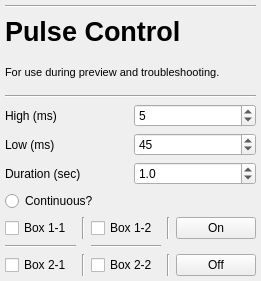
     <widget class="QWidget" name="verticalLayoutWidget_6">
      <property name="geometry">
       <rect>
        <x>640</x>
        <y>180</y>
        <width>261</width>
        <height>281</height>
       </rect>
      </property>
      <layout class="QVBoxLayout" name="layout_pulseControl">
       <property name="sizeConstraint">
        <enum>QLayout::SetDefaultConstraint</enum>
       </property>
       <property name="leftMargin">
        <number>5</number>
       </property>
       <property name="topMargin">
        <number>5</number>
       </property>
       <property name="rightMargin">
        <number>5</number>
       </property>
       <property name="bottomMargin">
        <number>5</number>
       </property>
       <item>
        <widget class="Line" name="line_16">
         <property name="orientation">
          <enum>Qt::Horizontal</enum>
         </property>
        </widget>
       </item>
       <item>
        <widget class="QLabel" name="label_pulse_control">
         <property name="font">
          <font>
           <pointsize>20</pointsize>
           <weight>75</weight>
           <italic>false</italic>
           <bold>true</bold>
           <underline>false</underline>
           <strikeout>false</strikeout>
           <kerning>true</kerning>
          </font>
         </property>
         <property name="text">
          <string>Pulse Control</string>
         </property>
         <property name="alignment">
          <set>Qt::AlignLeading|Qt::AlignLeft|Qt::AlignVCenter</set>
         </property>
        </widget>
       </item>
       <item>
        <widget class="QLabel" name="pulseconexp">
         <property name="font">
          <font>
           <pointsize>8</pointsize>
          </font>
         </property>
         <property name="text">
          <string>For use during preview and troubleshooting.</string>
         </property>
        </widget>
       </item>
       <item>
        <widget class="Line" name="line_11">
         <property name="orientation">
          <enum>Qt::Horizontal</enum>
         </property>
        </widget>
       </item>
       <item>
        <layout class="QGridLayout" name="gridLayout_8">
         <item row="2" column="0">
          <widget class="QLabel" name="label_dur_c">
           <property name="text">
            <string>Duration (sec)</string>
           </property>
          </widget>
         </item>
         <item row="1" column="0">
          <widget class="QLabel" name="label_lowC">
           <property name="text">
            <string>Low (ms)</string>
           </property>
          </widget>
         </item>
         <item row="0" column="1">
          <widget class="QSpinBox" name="hi_c">
           <property name="maximum">
            <number>100000</number>
           </property>
           <property name="value">
            <number>5</number>
           </property>
          </widget>
         </item>
         <item row="0" column="0">
          <widget class="QLabel" name="label_highC">
           <property name="text">
            <string>High (ms)</string>
           </property>
          </widget>
         </item>
         <item row="2" column="1">
          <widget class="QDoubleSpinBox" name="dur_c">
           <property name="decimals">
            <number>1</number>
           </property>
           <property name="maximum">
            <double>1000.000000000000000</double>
           </property>
           <property name="singleStep">
            <double>0.100000000000000</double>
           </property>
           <property name="value">
            <double>1.000000000000000</double>
           </property>
          </widget>
         </item>
         <item row="1" column="1">
          <widget class="QSpinBox" name="lo_c">
           <property name="maximum">
            <number>100000</number>
           </property>
           <property name="value">
            <number>45</number>
           </property>
          </widget>
         </item>
         <item row="3" column="0">
          <widget class="QRadioButton" name="continuous">
           <property name="text">
            <string>Continuous?</string>
           </property>
           <property name="autoExclusive">
            <bool>false</bool>
           </property>
          </widget>
         </item>
        </layout>
       </item>
       <item>
        <layout class="QGridLayout" name="gridLayout_6">
         <item row="3" column="4">
          <widget class="QPushButton" name="c_off">
           <property name="text">
            <string>Off</string>
           </property>
          </widget>
         </item>
         <item row="1" column="4">
          <widget class="QPushButton" name="c_on">
           <property name="text">
            <string>On</string>
           </property>
          </widget>
         </item>
         <item row="2" column="2">
          <widget class="Line" name="line_55">
           <property name="orientation">
            <enum>Qt::Horizontal</enum>
           </property>
          </widget>
         </item>
         <item row="2" column="0">
          <widget class="Line" name="line_54">
           <property name="orientation">
            <enum>Qt::Horizontal</enum>
           </property>
          </widget>
         </item>
         <item row="3" column="3">
          <widget class="Line" name="line_53">
           <property name="orientation">
            <enum>Qt::Vertical</enum>
           </property>
          </widget>
         </item>
         <item row="1" column="0">
          <widget class="QCheckBox" name="checkBox">
           <property name="text">
            <string>Box 1-1</string>
           </property>
          </widget>
         </item>
         <item row="1" column="2">
          <widget class="QCheckBox" name="checkBox_2">
           <property name="text">
            <string>Box 1-2</string>
           </property>
          </widget>
         </item>
         <item row="3" column="2">
          <widget class="QCheckBox" name="checkBox_4">
           <property name="text">
            <string>Box 2-2</string>
           </property>
          </widget>
         </item>
         <item row="3" column="0">
          <widget class="QCheckBox" name="checkBox_3">
           <property name="text">
            <string>Box 2-1</string>
           </property>
          </widget>
         </item>
         <item row="1" column="3">
          <widget class="Line" name="line_52">
           <property name="orientation">
            <enum>Qt::Vertical</enum>
           </property>
          </widget>
         </item>
         <item row="1" column="1">
          <widget class="Line" name="line_56">
           <property name="orientation">
            <enum>Qt::Vertical</enum>
           </property>
          </widget>
         </item>
         <item row="3" column="1">
          <widget class="Line" name="line_57">
           <property name="orientation">
            <enum>Qt::Vertical</enum>
           </property>
          </widget>
         </item>
        </layout>
       </item>
      </layout>
     </widget>
